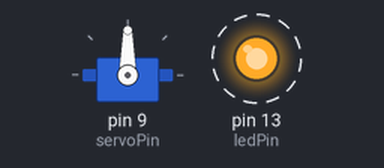
A sketch run on a simulated Arduino Uno, built with avr-gcc and run on an emulated ATmega328P. Parts: servo, output pins drawn as LEDs (lit = HIGH). Dashed ring = blinking. What the sketch prints to the serial monitor is not drawn.

Above: at 0.2 s.
Timing chart, 0 to 3.0 s (numbered marks = the images above):
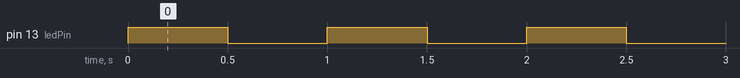

The sketch:

PetFeeder.ino
```cpp
#include <Servo.h>

#define FEED_INTERVAL   1   // minutes between feeding time

const byte servoPin = 9;      // pin used to command the servo motor
const int ledPin = 13;
const int waitingTime = FEED_INTERVAL;

Servo servo;

volatile unsigned long sec;
const unsigned long feedInterval = (unsigned long) FEED_INTERVAL * (unsigned long) 15;  // expressed in seconds

/**
   stop the food from flowing
*/
void feederClose() {
  servo.write(180);
  delay(175);
  servo.write(90);
}

/**
   release a ration of food
*/
void feederOpen() {
  digitalWrite(ledPin, LOW);
  servo.write(0);
  delay(175);
  servo.write(90);
}

// Interrupt is called once a millisecond,
SIGNAL(TIMER0_COMPA_vect)
{
  if (millis() % 1000 == 0) { // if a second has passed
    sec++;  // increment the seconds counter
    Serial.print("Second: ");
    Serial.print(sec);
    Serial.print(" of ");
    Serial.println(feedInterval);
  }
}

void setup() {
  Serial.begin(9600);
  OCR0A = 0xAF; // set the timer interrupt
  TIMSK0 |= _BV(OCIE0A);
  servo.attach(servoPin);
  Serial.println("System initialized");

  // Nastavení pinu LED jako výstupní
  pinMode(ledPin, OUTPUT);
}

void loop() {
  Serial.println("Waiting...");
  sec = 0;  // reset the counter

  // Blinking effect before opening the feeder
  for (int i = 0; i < 5; i++) {
    digitalWrite(ledPin, HIGH);
    delay(500);
    digitalWrite(ledPin, LOW);
    delay(500);
  }

  delay(5000);
  while (feedInterval > sec);   // wait until the time interval is elapsed
  Serial.println("Feeding the pet :)");
  feederOpen();
  delay(150);
  feederClose();
}
```

Measured:
- by itself, pin 13 (ledPin): alternates HIGH for 0.50 s and LOW for 0.50 s, 10 changes in all, then stays LOW
